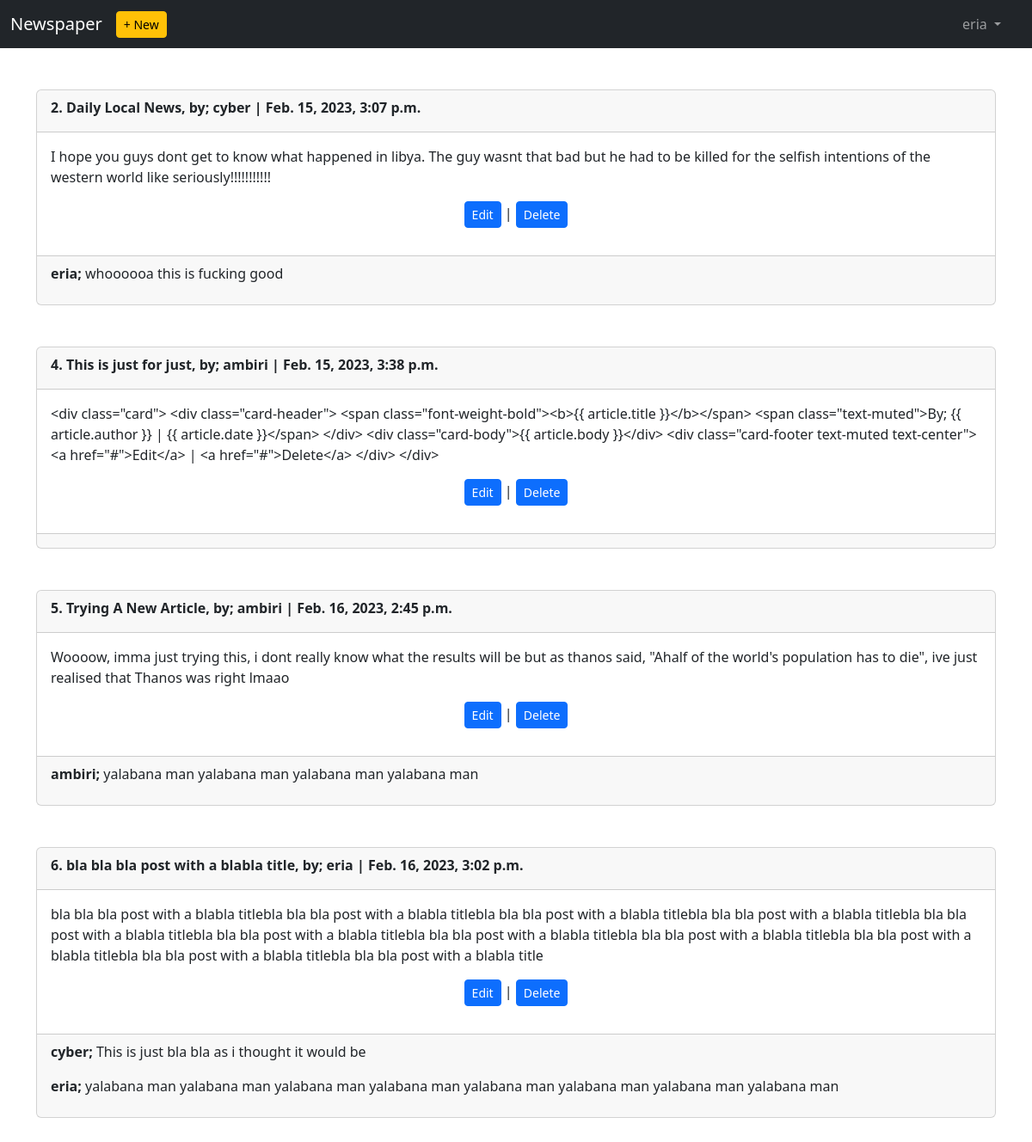
/articles/ (signed in), run on the app's committed database.
### users/models.py (models this page shows)
class CustomUser(AbstractUser):
    age = models.PositiveIntegerField(null=True, blank=True)

### articles/models.py (models this page shows, shortened)
class Article(models.Model):
    title = models.CharField(max_length=255)
    body = models.TextField()
    date = models.DateTimeField(auto_now_add=True)
    author = models.ForeignKey(get_user_model(), on_delete=models.CASCADE)

class Comment(models.Model):
    article = models.ForeignKey(Article, on_delete=models.CASCADE, related_name="comments")
    comment = models.CharField(max_length=200)
    author = models.ForeignKey(get_user_model(), on_delete=models.CASCADE)
    def __str__(self):
        return self.comment

### articles/views.py (the view)
# urls.py: path("", views.ArticleListView.as_view(), name="article_list"),
class ArticleListView(LoginRequiredMixin, ListView):    #ListView returns an object called object_list which we can iterate over using a for loop and each iteration is called object
    model = models.Article
    template_name = "article_list.html"
    login_url = "login"     #login_url is used with LoginRequiredMixin to redirect users trying to access pages they shouldnt access

### templates/article_list.html (shortened to what this page needs)
{% extends "base.html" %}
{% block content %}
    {% for article in object_list %}
    <div class="container">
        <div class="card my-5">
            <div class="card-header">
                <div class="card-title"><b>{{ article.id }}. {{ article.title }}, by; {{ article.author }} | {{ article.date }}</b></div>
            </div>
            <div class="card-body">
                <div class="card-text">{{ article.body }}</div>
                <div class="text-center">
                    <a href="{% url 'article_edit' article.id %}" class="btn btn-primary btn-sm my-3 text">Edit</a> | <a href="{% url 'article_delete' article.id %}" class="btn btn-primary btn-sm my-3 text">Delete</a>
                </div>
            </div>
            <div class="card-footer">
                {% for comment in article.comments.all %}
                    <p>
                        <span class="font-weight-bold"> <b>{{ comment.author }};</b></span>
                         {{ comment }}
                    </p>
                {% endfor %}
            </div>
        </div>
    </div>
    {% endfor %}
{% endblock content %}

### templates/base.html (shortened to what this page needs)
<html lang="en">
<head>
    <link href="https://cdn.jsdelivr.net/npm/bootstrap@5.3.0-alpha1/dist/css/bootstrap.min.css" rel="stylesheet">
</head>
<body>
    <header>
        <nav class="navbar navbar-dark bg-dark  navbar-expand-lg">
            <div class="container-fluid">
              <a class="navbar-brand" href="{% url 'home' %}">Newspaper</a>
                {% if user.is_authenticated %}
                    <ul class="navbar-nav mr-auto">
                    <li class="nav-item">
                        <a href="{% url 'article_new' %}" class="btn btn-sm btn-warning">+ New</a>
                    </li>
                    </ul>
                {% endif %}
              <div class="offcanvas offcanvas-end text-bg-dark" tabindex="-1" id="offcanvasDarkNavbar" aria-labelledby="offcanvasDarkNavbarLabel">
                {% if user.is_authenticated %}
                    <div class="offcanvas-body">
                        <ul class="navbar-nav justify-content-end flex-grow-1 pe-3">
                            <li class="nav-item dropdown">
                                <a class="nav-link dropdown-toggle" href="#" role="button" data-bs-toggle="dropdown" aria-expanded="false">
                                    {{user.username}}
                                </a>
                            </li>
                        </ul>
                    </div>
                {% endif %}
              </div>
            </div>
          </nav>
    </header>
    <main>
        {% block content %}
        {% endblock content %}
    </main>
</body>
</html>

### data on the page
CustomUser: username "eria"
Article: id "2", title "Daily Local News", author "cyber", date "Feb. 15, 2023, 3:07 p.m.", body "I hope you guys dont get to know what happened in libya. The guy wasnt that bad but he had to be killed for the selfish intentions of the western world like seriously!!!!!!!!!!!"
Comment: author "eria", comment "whoooooa this is fucking good"
Article: id "4", title "This is just for just", author "ambiri", date "Feb. 15, 2023, 3:38 p.m.", body "<div class=\"card\"> <div class=\"card-header\"> <span class=\"font-weight-bold\"><b>{{ article.title }}</b></span> <span class=\"text-muted\">By; {{ article.author }} | {{ article.date }}</span> </div> <div class=\"card-body\">{{ article.body }}</div> <div class=\"card-footer text-muted text-center\"> <a href=\"#\">Edit</a> | <a href=\"#\">Delete</a> </div> </div>"
Article: id "5", title "Trying A New Article", author "ambiri", date "Feb. 16, 2023, 2:45 p.m.", body "Woooow, imma just trying this, i dont really know what the results will be but as thanos said, \"Ahalf of the world's population has to die\", ive just realised that Thanos was right lmaao"
Comment: author "ambiri", comment "yalabana man yalabana man yalabana man yalabana man"
Article: id "6", title "bla bla bla post with a blabla title", author "eria", date "Feb. 16, 2023, 3:02 p.m.", body "bla bla bla post with a blabla titlebla bla bla post with a blabla titlebla bla bla post with a blabla titlebla bla bla post with a blabla titlebla bla bla post with a blabla titlebla bla bla post with a blabla titlebla bla bla post with a blabla titlebla bla bla post with a blabla titlebla bla bla post with a blabla titlebla bla bla post with a blabla titlebla bla bla post with a blabla title"
Comment: author "cyber", comment "This is just bla bla as i thought it would be"
Comment: author "eria", comment "yalabana man yalabana man yalabana man yalabana man yalabana man yalabana man yalabana man yalabana man"
